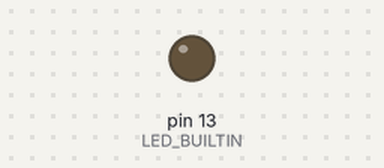
The sketch below on a simulated Arduino Uno, built with avr-gcc and run on an emulated ATmega328P. On the bench: output pins drawn as LEDs (lit = HIGH).

Above: at 0.05 s.
At 0.5 s:
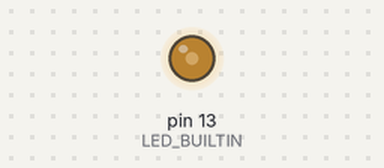
At 0.75 s:
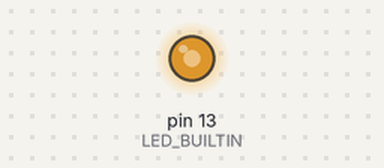
At 1.45 s:
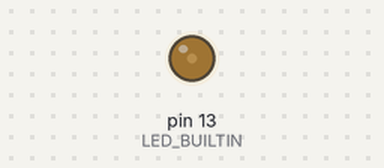
Timing chart, 0 to 3.8 s (numbered marks = the images above):
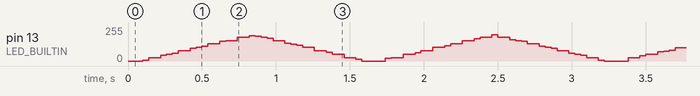

The sketch:

fade.ino
```cpp
int FV =0;
int X =1;
void setup() {
  // put your setup code here, to run once:
  pinMode(LED_BUILTIN, OUTPUT);

}


void dimmer(int freq, int duty) {
  int period, onTime, offTime;
  period = 1000 / freq;
  onTime = period * duty / 100;
  offTime = period - onTime;
  digitalWrite(LED_BUILTIN, HIGH);
  delay(onTime);
  digitalWrite(LED_BUILTIN, LOW);
  delay(offTime);

}
void loop() {
  FV = FV +X;
  dimmer(100, FV);
  if(FV >80){
    X=-1;
  }
  if(FV <1){
    X=1;
  }
}
```
